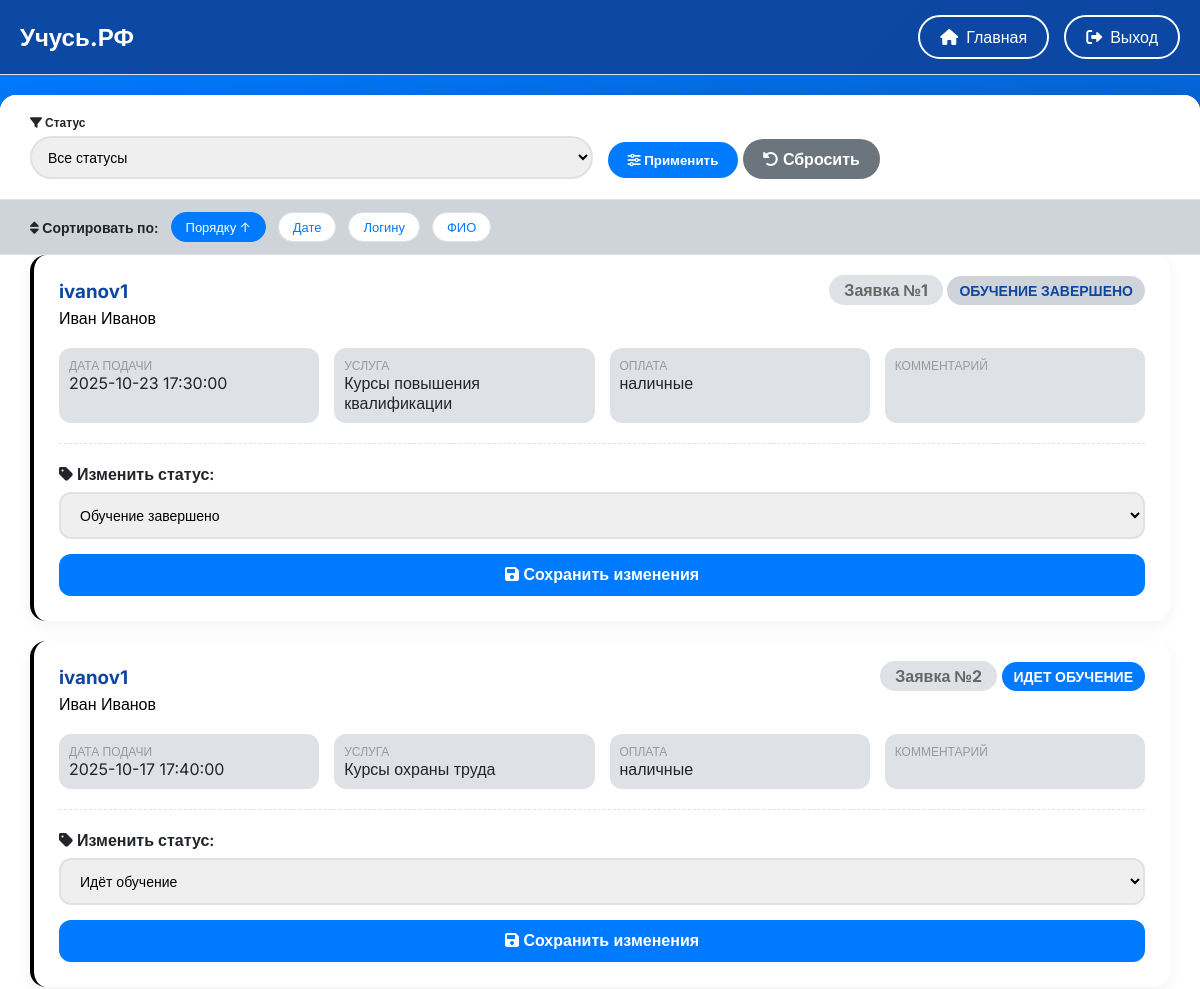
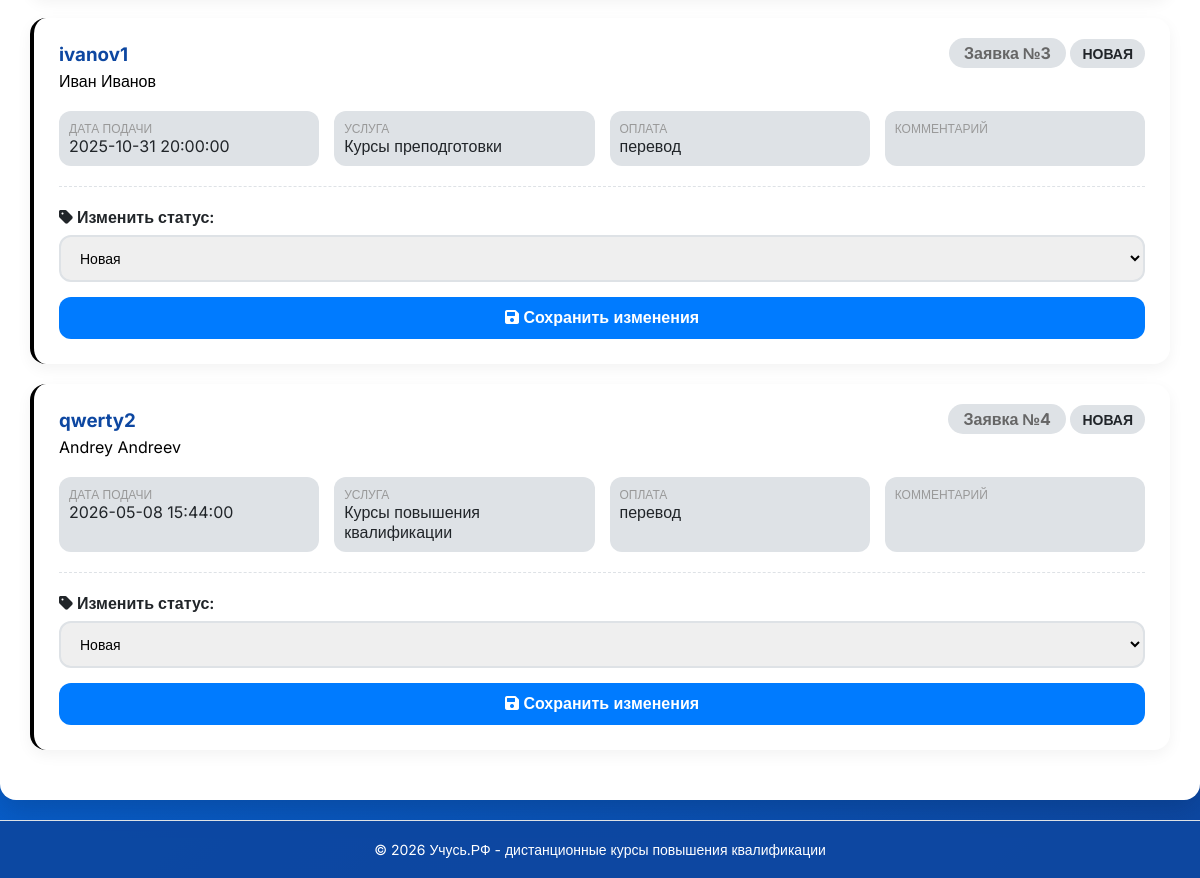
Screenshot of /admin.php?sort=id&order=ASC (signed in) with the database file from the repository (2 pictures, top to bottom).
### tables this page shows
CREATE TABLE `request` (
  `id` int NOT NULL,
  `user_id` int NOT NULL,
  `date` datetime NOT NULL,
  `status` varchar(50) DEFAULT 'Новая',
  `curses` varchar(255) NOT NULL,
  `payment` text NOT NULL,
  `review` text
);

CREATE TABLE `users` (
  `id` int NOT NULL,
  `fullname` text NOT NULL,
  `phone` varchar(256) NOT NULL,
  `email` varchar(256) NOT NULL,
  `login` varchar(256) NOT NULL,
  `password` varchar(256) NOT NULL,
  `is_admin` tinyint(1) DEFAULT '0',
  `created_at` timestamp NOT NULL DEFAULT CURRENT_TIMESTAMP,
  `review` text
);

### admin.php (the view, shortened to what this page needs)
<?php
include('db.php');
$page          = (int)($_GET['page'] ?? 1);
$limit         = 10;
$offset        = ($page - 1) * $limit;
$sort_field = $_GET['sort'] ?? 'date';
$sort_order = $_GET['order'] ?? 'DESC';
$sort_order = strtoupper($sort_order) === 'ASC' ? 'ASC' : 'DESC';
$where = [];
$params = [];
$types = '';
$where_sql = $where ? 'WHERE ' . implode(' AND ', $where) : '';
$sort_map = [
    'id'       => 'request.id',
    'date'     => 'request.date',
    'login'    => 'users.login',
    'fullname' => 'users.fullname',
];
$order_by = $sort_map[$sort_field] . ' ' . $sort_order;
$sql = "
    SELECT request.*, users.login, users.fullname
    FROM request
    INNER JOIN users ON request.user_id = users.id
    $where_sql
    ORDER BY $order_by
    LIMIT ? OFFSET ?
";
$stmt = $con->prepare($sql);
$params[] = $limit;
$params[] = $offset;
$types .= 'ii';
if ($params) $stmt->bind_param($types, ...$params);
$stmt->execute();
$query = $stmt->get_result();
?>
<!DOCTYPE html>
<html lang="ru">
<head>
    <link href="https://cdnjs.cloudflare.com/ajax/libs/font-awesome/6.0.0/css/all.min.css" rel="stylesheet">
</head>
<body>
<header class="site-header">
    <div class="nav">
        <a href="index.php" class="logo">Учусь.РФ</a>
        <div class="nav-buttons">
            <a href="index.php"><i class="fas fa-home"></i> Главная</a>
            <a href="?logout=1" onclick="return confirm('Выйти из аккаунта?')"><i class="fas fa-sign-out-alt"></i> Выход</a>
        </div>
    </div>
</header>
<div class="container">
    <form method="GET" class="filters-bar">
        <div class="filter-group">
            <label><i class="fas fa-filter"></i> Статус</label>
            <select name="status_filter">
                <option value="">Все статусы</option>
            </select>
        </div>
        <div class="filter-group">
            <label>&nbsp;</label>
            <button type="submit" class="btn-filter"><i class="fas fa-sliders-h"></i> Применить</button>
            <a href="?" class="btn-reset"><i class="fas fa-undo-alt"></i> Сбросить</a>
        </div>
    </form>
    <div class="sort-panel">
        <span class="sort-label"><i class="fas fa-sort"></i> Сортировать по:</span>
        <?php
        $current_get = $_GET;
        unset($current_get['page']);
        $sort_fields = ['id' => 'Порядку', 'date' => 'Дате', 'login' => 'Логину', 'fullname' => 'ФИО'];
        foreach ($sort_fields as $field => $title) {
            $new_order = ($sort_field === $field && $sort_order === 'ASC') ? 'DESC' : 'ASC';
            $get_copy = $current_get;
            $get_copy['sort'] = $field;
            $get_copy['order'] = $new_order;
            $active = ($sort_field === $field) ? 'active' : '';
            echo '<a href="?' . http_build_query($get_copy) . '" class="sort-link ' . $active . '">' . $title;
            if ($sort_field === $field) echo ' ' . ($sort_order === 'ASC' ? '↑' : '↓');
            echo '</a>';
        }
        ?>
    </div>
    <div class="requests-container">
        <?php if ($query->num_rows === 0): ?>
            <div class="empty-state">
                <i class="fas fa-inbox"></i>
                <h3>Заявок не найдено</h3>
                <p>Попробуйте изменить параметры фильтрации</p>
            </div>
        <?php else: while ($request = $query->fetch_assoc()):
            $status_class = match($request['status']) {
                'Новая' => 'status-new',
                'Идет обучение' => 'status-in-progress',
                'Обучение завершено' => 'status-completed',
                default => 'status-new'
            };
        ?>
            <div class="request-item">
                <div class="request-header">
                    <div class="user-info">
                        <h3><?= htmlspecialchars($request['login']) ?></h3>
                        <p><?= htmlspecialchars($request['fullname']) ?></p>
                    </div>
                    <div>
                        <span class="request-id">Заявка №<?= htmlspecialchars($request['id']) ?></span>
                        <span class="status-badge <?= $status_class ?>"><?= htmlspecialchars($request['status']) ?></span>
                    </div>
                </div>
                <div class="request-details">
                    <div class="detail-item"><div class="detail-label">Дата подачи</div><div class="detail-value"><?= htmlspecialchars($request['date']) ?></div></div>
                    <div class="detail-item"><div class="detail-label">Услуга</div><div class="detail-value"><?= htmlspecialchars($request['curses'] ?? '—') ?></div></div>
                    <div class="detail-item"><div class="detail-label">Оплата</div><div class="detail-value"><?= htmlspecialchars($request['payment'] ?? '—') ?></div></div>
                    <div class="detail-item"><div class="detail-label">Комментарий</div><div class="detail-value"><?= htmlspecialchars($request['review'] ?? '—') ?></div></div>
                </div>
                <div class="status-form">
                    <form method="POST" class="status-update-form">
                        <div class="form-group">
                            <label class="form-label" for="status_<?= $request['id'] ?>"><i class="fas fa-tag"></i> Изменить статус:</label>
                            <select name="status" id="status_<?= $request['id'] ?>" class="form-select">
                                <option value="Новая" <?= $request['status'] == 'Новая' ? 'selected' : '' ?>>Новая</option>
                                <option value="Идет обучение" <?= $request['status'] == 'Идет обучение' ? 'selected' : '' ?>>Идёт обучение</option>
                                <option value="Обучение завершено" <?= $request['status'] == 'Обучение завершено' ? 'selected' : '' ?>>Обучение завершено</option>
                            </select>
                        </div>
                        <button type="submit" class="btn-save"><i class="fas fa-save"></i> Сохранить изменения</button>
                    </form>
                </div>
            </div>
        <?php endwhile; endif; ?>
    </div>
</div>
<footer class="site-footer">
    <p>© 2026 Учусь.РФ - дистанционные курсы повышения квалификации</p>
</footer>
</body>
</html>

### rows the page displays
request: user.login "ivanov1", user.fullname "Иван Иванов", id "1", status "ОБУЧЕНИЕ ЗАВЕРШЕНО", date "2025-10-23 17:30:00", curses "Курсы повышения квалификации", payment "наличные", status "Обучение завершено"
request: user.login "ivanov1", user.fullname "Иван Иванов", id "2", status "ИДЕТ ОБУЧЕНИЕ", date "2025-10-17 17:40:00", curses "Курсы охраны труда", payment "наличные", status "Идёт обучение"
request: user.login "ivanov1", user.fullname "Иван Иванов", id "3", status "НОВАЯ", date "2025-10-31 20:00:00", curses "Курсы преподготовки", payment "перевод", status "Новая"
request: user.login "qwerty2", user.fullname "Andrey Andreev", id "4", status "НОВАЯ", date "2026-05-08 15:44:00", curses "Курсы повышения квалификации", payment "перевод", status "Новая"

### other values shown
$title "Порядку"
$title "Дате"
$title "Логину"
$title "ФИО"
